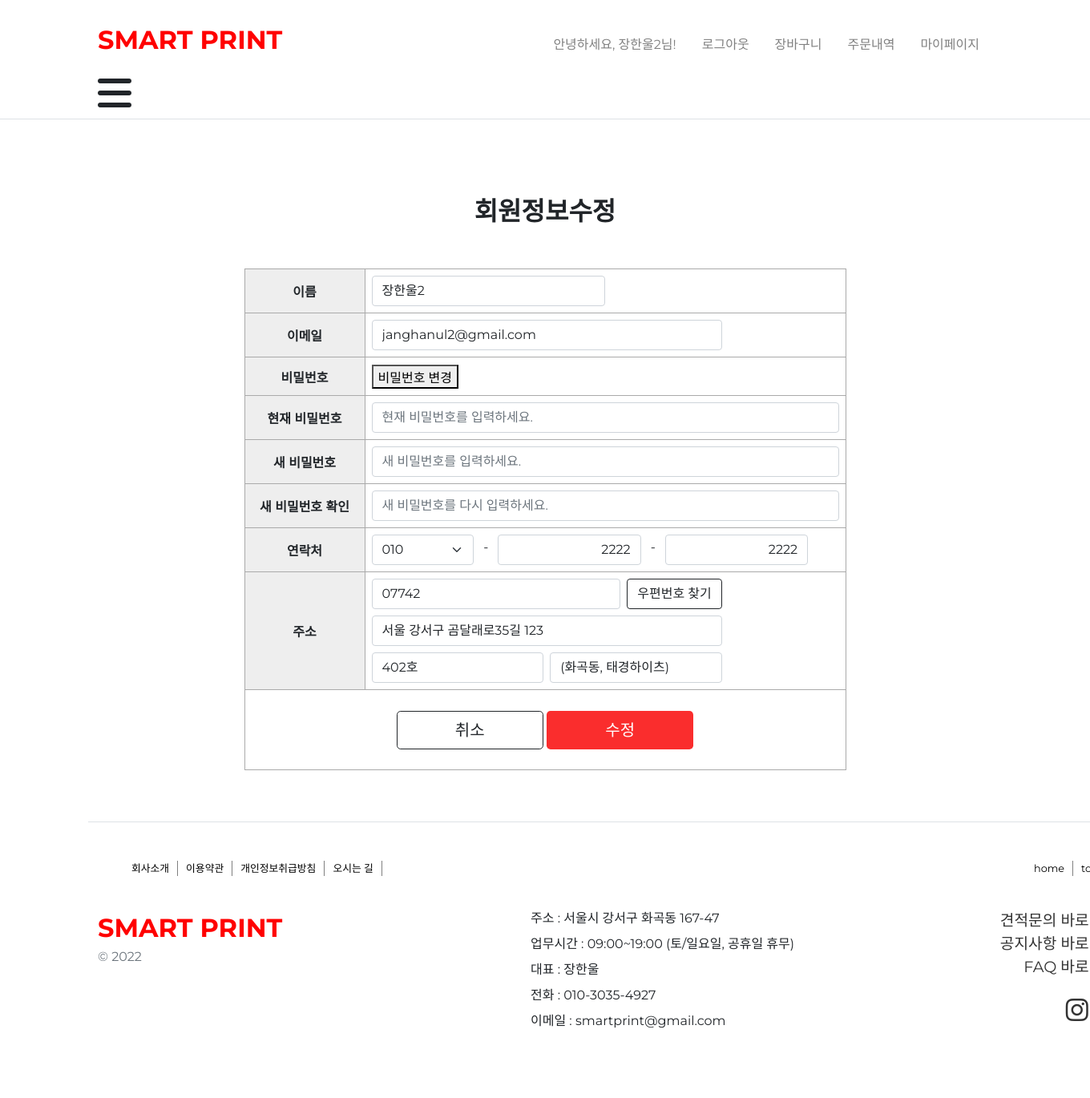
/user/editInfo/ (signed in), run on the app's committed database.
### user/models.py (models this page shows)
class CustomUser(AbstractBaseUser, PermissionsMixin):
    FIRST_NUMBER_LIST=[
        ('010', '010'),
        ('011', '011'),
        ('016', '016'),
        ('017','017'),
        ('019','019')
    ]
    USER_TYPE_LIST = [
        ('기본회원','기본회원'),
        ('기업회원','기업회원'),
        ('외국회원','외국회원')
    ]
    userType = models.CharField(max_length=30, choices=USER_TYPE_LIST)
    username_validator = UnicodeUsernameValidator()
    name = models.CharField(max_length=50, validators=[username_validator])
    email = models.EmailField(unique=True, validators=[EmailValidator()])
    firstNumber = models.CharField(max_length=4, choices=FIRST_NUMBER_LIST)
    middleNumber = models.IntegerField()
    lastNumber = models.IntegerField()
    postcode = models.CharField(max_length=10)
    address = models.CharField(max_length=100)
    detailAddress = models.CharField(max_length=20)
    extraAddress = models.CharField(max_length=50, null=True, blank=True)
    is_staff = models.BooleanField(default=True)
    is_active = models.BooleanField(default=True)
    date_joined = models.DateTimeField(default=timezone.now)
    exponent = models.CharField(max_length=50, validators=[username_validator], null=True, blank=True)
    businessNumber = models.CharField(max_length=20, null=True, blank=True)
    USERNAME_FIELD = "email"
    EMAIL_FIELD = "email"
    REQUIRED_FIELDS = ['name']
    objects = UserManager()

### user/views.py (the view)
# urls.py: path('editInfo/', views.editInfo, name='editInfo'),
@login_required
def editInfo(request):
    user = request.user
    if request.method == 'POST':
        form = EditInfoForm(request.POST, instance=user)
        pwForm = PasswordForm(user=request.user,data=request.POST)
        is_change_password = bool(int(request.POST["is_change_password"]))
        if form.is_valid():
            form.save()
            if is_change_password:
                if pwForm.is_valid():
                    pwForm.save()
                    update_session_auth_hash(request, user)
                    return redirect('user:myPage')
            else :
                return redirect('user:myPage')
        else:
            print(form.errors)
    else:
        form = EditInfoForm(instance=user)
        pwForm = PasswordForm(request.user)
    return render(request, 'editInfo.html', {'form': form, 'pwForm':pwForm})

### user/forms.py (shortened to what this page needs)
class PasswordForm(PasswordChangeForm):
    old_password = forms.CharField(
        label="현재 비밀번호",
        required=False,
        widget=forms.PasswordInput(
            attrs={
                "placeholder": "현재 비밀번호를 입력하세요.",
                "class":"form-control password-input",
            },
        )
    )
    new_password1 = forms.CharField(
        label="새 비밀번호",
        required=False,
        widget=forms.PasswordInput(
            attrs={
                "placeholder": "새 비밀번호를 입력하세요.",
                "class":"form-control password-input",
            }
        )
    )
    new_password2 = forms.CharField(
        label="새 비밀번호 확인",
        required=False,
        widget=forms.PasswordInput(
            attrs={
                "placeholder": "새 비밀번호를 다시 입력하세요.",
                "class":"form-control password-input",
            }
        )
    )

### user/templates/editInfo.html (shortened to what this page needs)
{% extends "head.html" %}
{% load static %}
{% block css %}<link rel="stylesheet" type="text/css" href="{% static 'css/signupForm.css' %}">{% endblock %}
{% block content %}
    <section class="d-flex justify-content-center align-items-center flex-column">
        <h2 class="title">회원정보수정</h2>
        <form method="post" id="EditForm" class="d-flex align-items-center flex-column" action="{% url 'user:editInfo' %}">
            <table class="base-table">
                <tbody>
                    <tr>
                        <th>{{form.name.label}}</th>
                        <td>
                            {{form.name}}
                        </td>
                    </tr>
                    <tr>
                        <th>{{form.email.label}}</th>
                        <td>
                            {{form.email}}
                        </td>
                    </tr>
                    <tr>
                        <th>비밀번호</th>
                        <td><button type="button" id="change-password-btn">비밀번호 변경</button></td>
                    </tr>
                    <tr class="hidden">
                        <th>{{pwForm.old_password.label}}</th>
                        <td>
                            {{pwForm.old_password}}
                        </td>
                    </tr>
                    <tr class="hidden">
                        <th>{{pwForm.new_password1.label}}</th>
                        <td>
                            {{pwForm.new_password1}}
                        </td>
                    </tr>
                    <tr class="hidden">
                        <th>{{pwForm.new_password2.label}}</th>
                        <td>
                            {{pwForm.new_password2}}
                        </td>
                    </tr>
                    <tr>
                        <th>{{form.firstNumber.label}}</th>
                        <td>
                            <div class="row">
                                <div class="col-3">
                                    {{form.firstNumber}}
                                </div>
                                <span class="hyphen">-</span>
                                <div class="col-4">
                                    {{form.middleNumber}}
                                </div>
                                <span class="hyphen">-</span>
                                <div class="col-4">
                                    {{form.lastNumber}}
                                </div>
                            </div>
                        </td>
                    </tr>
                    <tr>
                        <th>{{form.address.label}}</th>
                        <td>
                            <div class="w-75">
                                <div class="d-flex mb-2">
                                {{form.postcode}}
                                <input type="button" class="btn btn-outline-dark" onclick="execDaumPostcode()" value="우편번호 찾기">
                                </div>
                                {{form.address}}
                                <div class="d-flex mt-2">
                                {{form.detailAddress}}
                                {{form.extraAddress}}
                                </div>
                            </div>
                        </td>
                    </tr>
                </tbody>
                <tfoot>
                    <tr>
                        <td colspan="2">
                            <button type="button" class="btn btn-outline-dark btn-lg w-25" onclick="history.back();">취소</button>
                            <button type="submit" class="btn main-color btn-lg w-25">수정</button>
                        </td>
                    </tr>
                </tfoot>
            </table>
        </form>
    </section>
{%endblock%}

### templates/header.html (shortened to what this page needs)
{% load static %}
<header style="min-width:1090px; position: sticky; top: 0; z-index: 1000;">
    <div class="px-3 py-2 text-bg-dark border-bottom" style="background-color: white;min-width:1090px;">
      <div class="container">
        <div class="d-flex flex-wrap align-items-center justify-content-center justify-content-lg-start">
          <a href="/" class="d-flex align-items-center my-2 my-lg-0 me-lg-auto text-decoration-none" style="color: red; font-weight: bold; font-size: 2em;">
            SMART PRINT
          </a>
          <ul class="nav col-12 col-lg-auto my-2 justify-content-center my-md-0 text-small">
            <li>
              {% if user.is_authenticated %}
              <div class="nav-link text-secondary">
                <svg class="bi d-block mx-auto mb-1" width="24" height="24"><use xlink:href="#speedometer2"/></svg>
                <span style="color: gray;">안녕하세요, {{ user.name }}님!</span>
              </div>
              {% else %}
              <a href="{% url 'user:login' %}" class="nav-link text-secondary">
                <svg class="bi d-block mx-auto mb-1" width="24" height="24"><use xlink:href="#speedometer2"/></svg>
                <span class="hover" style="color: gray;">로그인</span>
              </a>
              {% endif %}
            </li>
            <li>
              {% if user.is_authenticated %}
              <a href="" onclick="event.preventDefault(); document.getElementById('logoutForm').submit();" class="nav-link text-secondary">
                <svg class="bi d-block mx-auto mb-1" width="24" height="24"><use xlink:href="#speedometer2"/></svg>
                <span class="hover" style="color: gray;">로그아웃</span>
              </a>
              {% else %}
              <a href="{% url 'user:signup' %}" class="nav-link text-white">
                <svg class="bi d-block mx-auto mb-1" width="24" height="24"><use xlink:href="#speedometer2"/></svg>
                <span class="hover" style="color: gray;">회원가입</span>
              </a>
              {% endif %}
            </li>
            <li>
              <a href="{% url 'order:orderCart' %}" class="nav-link text-white">
                <svg class="bi d-block mx-auto mb-1" width="24" height="24"><use xlink:href="#table"/></svg>
                <span class="hover" style="color: gray;">장바구니</span>
              </a>
            </li>
            <li>
              <a href="{% url 'order:orderDetails' %}" class="nav-link text-white">
                <svg class="bi d-block mx-auto mb-1" width="24" height="24"><use xlink:href="#grid"/></svg>
                <span class="hover" style="color: gray;">주문내역</span>
              </a>
            </li>
            <li>
              <a href="{% url 'user:myPage' %}" class="nav-link text-white">
                <svg class="bi d-block mx-auto mb-1" width="24" height="24"><use xlink:href="#people-circle"/></svg>
                <span class="hover" style="color: gray;">마이페이지</span>
              </a>
            </li>
          </ul>
        </div>
      </div>
      <div class="container">
        <i class="fa-solid fa-bars fa-3x" id="showDropdown" ></i>
      </div>
    </div>
  </header>

### static/css/base.css (style rules this page uses)
* { font-family: "Montserrat", sans-serif; font-optical-sizing: auto; font-style: normal; }
a { text-decoration:none !important ; color: #333; }
.title { width: 400px; height: 40px; text-align: center; margin-bottom: 50px; font-weight: bold; margin-top: 3em; }
#showDropdown { cursor: pointer; }
.main-color { background-color: #fa2d2d; color: #fff; }
input[readonly] { background-color: #fff !important; }
.base-table th { background-color: #eee; width: 150px; height: 3em; border: 1px solid #aaa; text-align: center; }
.base-table td { border: 1px solid #aaa; width: 600px; padding: 0.5em; }
.base-table>tfoot td { text-align: center; height: 100px; }
.hyphen { padding: 0; text-align: center; width: auto; line-height: 2em; }

### data on the page
CustomUser: name "장한울2", email "janghanul2@gmail.com", firstNumber "010", middleNumber "2222", lastNumber "2222", postcode "07742", address "서울 강서구 곰달래로35길 123", detailAddress "402호", extraAddress "(화곡동, 태경하이츠)"

### other printed values
{{ pwForm.old_password.label }} "현재 비밀번호"
{{ pwForm.new_password1.label }} "새 비밀번호"
{{ pwForm.new_password2.label }} "새 비밀번호 확인"
